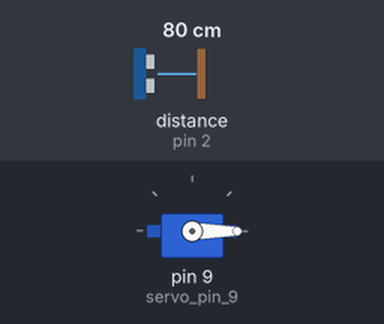
A sketch run on a simulated Arduino Uno, built with avr-gcc and run on an emulated ATmega328P. Shown: servo. Wiring (inferred from the names in the program): ultrasonic range finder: trigger pin 3; echo pin 2. Inputs (shaded band) come from the test bench; at power-on: distance to the obstacle (sensor on pin 2) 80 cm. The echo pulse lasts 58.3 µs per cm.

Above: at 1.7 s.
1.8 s: distance to the obstacle (sensor on pin 2) set to 22 cm
3.3 s: distance to the obstacle (sensor on pin 2) set to 19 cm
At 3.8 s:
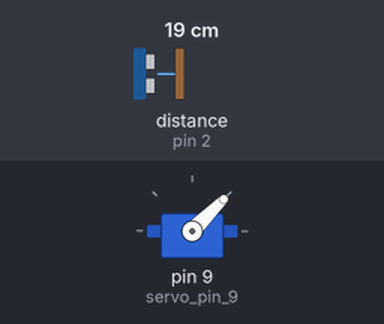
At 5.2 s:
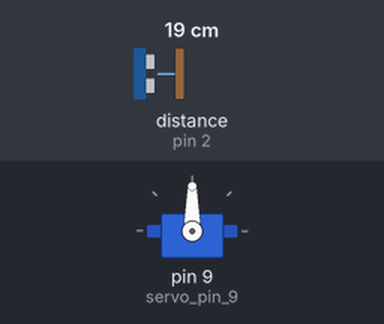
Timing chart, 0 to 6.7 s (numbered marks = the images above; inputs shaded):
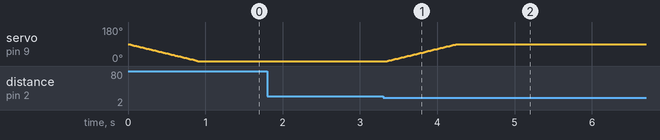

Measured:
- the behaviour switches between 21 and 20 cm on distance to the obstacle (sensor on pin 2) (found by bisection; images 0 and 1)
- after the input at 1.8 s, every drawn part: stays the same
- after the input at 3.3 s, servo on pin 9 (servo_pin_9): moves from 0° to 90° over 0.91 s, starting after 0.05 s

The sketch:

main.ino
```cpp
#include <Arduino.h>
#include <Servo.h>
#define echoPin 2  // attach pin D2 Arduino to pin Echo of HC-SR04
#define trigPin 3  // attach pin D3 Arduino to pin Trig of HC-SR04
Servo servo_pin_9; //舵机名称
// defines variables
long duration; // variable for the duration of sound wave travel
int distance;  // variable for the distance measurement
int angle = 0; //舵机角度

void setup()
{
  pinMode(trigPin, OUTPUT);                         // Sets the trigPin as an OUTPUT
  pinMode(echoPin, INPUT);                          // Sets the echoPin as an INPUT
  servo_pin_9.attach(9);                            //控制舵机信号引脚
  Serial.begin(9600);                               // // Serial Communication is starting with 9600 of baudrate speed
}
void loop()
{
  // Clears the trigPin condition
  digitalWrite(trigPin, LOW);
  delayMicroseconds(2);
  // Sets the trigPin HIGH (ACTIVE) for 10 microseconds
  digitalWrite(trigPin, HIGH);
  delayMicroseconds(10);
  digitalWrite(trigPin, LOW);
  // Reads the echoPin, returns the sound wave travel time in microseconds
  duration = pulseIn(echoPin, HIGH);
  // Calculating the distance
  distance = duration * 0.034 / 2; // Speed of sound wave divided by 2 (go and back)
  if (distance < 20)
  {
    if (servo_pin_9.read() == 90)
    {
      delay(1000);
    }
    else
    {
      angle = servo_pin_9.read();
      while (angle < 90)  //缓慢打开垃圾桶
      {
        angle++;
        servo_pin_9.write(angle);
        delay(10);
      }
      delay(1000);
    }
  }
  else
  {
    if (servo_pin_9.read() == 0)
    {
      delay(200);
    }
    else
    {
      angle = servo_pin_9.read();
      while (angle > 0)  //缓慢关闭垃圾桶
      {
        angle--;
        servo_pin_9.write(angle);
        delay(10);
      }
      servo_pin_9.write(0);
    }
  }
}
```
